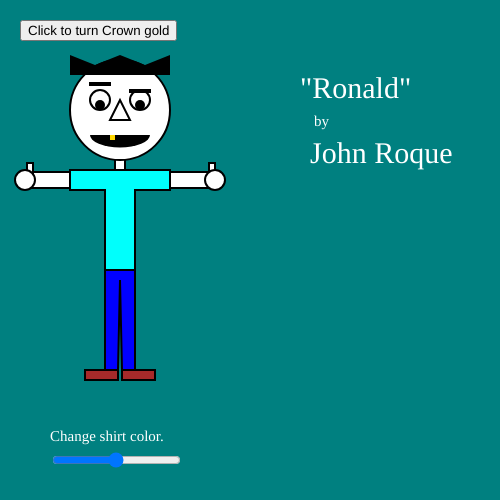
Frame 1 (no input)
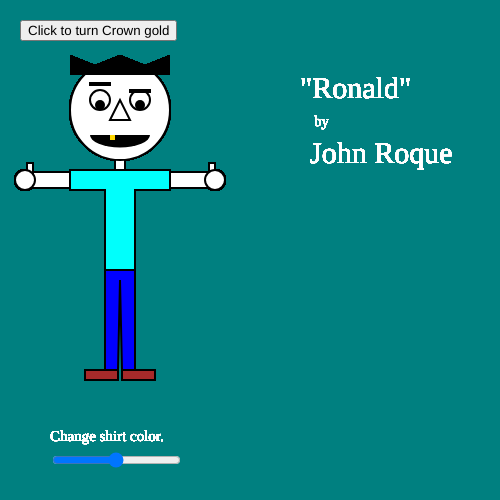
Frame 60 (no input)
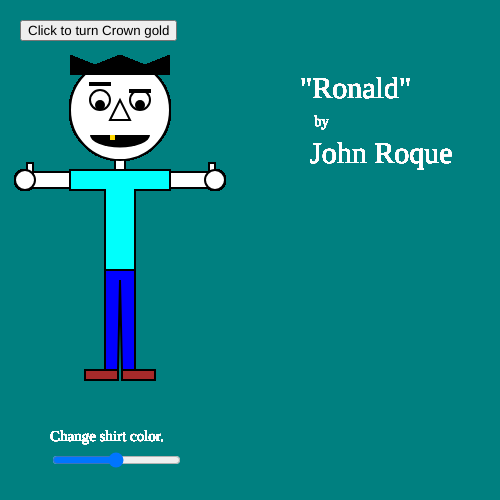
Frame 120 (the mouse pressed at the canvas centre since frame 60)

The p5.js sketch that drew these frames (run headless with seeded random() and noise() and a simulated clock; from frame 60 on, the mouse is pressed at the canvas centre):

// p5.js sketch
// ── sketch.js
var myName = "John Roque"
var neckWidth = 10;
var neckHeight = 15;
var thumbWidth = 6;
var thumbLength = 10;
var handSize = 20;
var headSize = 100;
var eyeSize = 20;
var pupilSize = 10;
var mouthWidth = 60;
var mouthHeight = 25;
var goldToothSize = 5;

var crownButton;
var crownColor = "black";
//character center point (x-coordinate): 120

let slider;

function setup() {
  // put setup code here
  createCanvas(500,500);
  background("teal");

  crownButton = createButton("Click to turn Crown gold");
  crownButton.position(20,20);
  crownButton.mousePressed(function(){
  //your action goes here
  //the button mousepressed function is tied to the general mousepressed function
  crownColor = "gold";
  });


  slider = createSlider(0,255,127);
  slider.position(50,450);

}

function draw() {
  //title
  fill("faceColor");
  textSize(30);
  textFont('Calibri');
  text('"Ronald"',300,75,200,200); // Text wraps within text box

  fill("white");
  textSize(15);
  textFont('Calibri');
  text("by",314,115,200,200); // Text wraps within text box

  fill("white");
  textSize(30);
  textFont('Calibri');
  text(myName,310,140,200,200); // Text wraps within text box

  fill("white");
  textSize(15);
  textFont('Calibri');
  text("Change shirt color.",50,430,200,200); // Text wraps within text box

  //body
  fill("white");
  strokeWeight(2);
  rect(115,155,neckWidth,neckHeight);//neck

  rect(30,172,180,16);//arms

  rect(27,163,thumbWidth,thumbLength);//left thumb
  rect(209,163,thumbWidth,thumbLength);//right thumb
  ellipse(25,180,handSize,handSize);//left hand
  ellipse(215,180,handSize,handSize);//right hand

  //clothes
  //shirt
  //fill("orange");
  strokeWeight(2);
  colorMode(HSB, 255);
  // slider has a range between 0 and 255 with a starting value of 127
  // Set the hue according to the slider
  fill(slider.value(), 255, 255);
  rect(105,170,30,100);//shirt torso - back
  rect(70,170,100,20);//shirt sleeves
  strokeWeight(0);
  rect(106,172,28,96);//shirt torso - front

  //pants
  fill("blue");
  strokeWeight(2);
  rect(105,270,30,100);//pants
  fill("teal");
  triangle(118,370,120,280,122,370);//pants split

  //shoes
  fill("brown");
  strokeWeight(2);
  rect(85,370,70,10);//shoes
  fill("teal");
  rect(118,370,4,10);//gap b/t shoes - back
  strokeWeight(0);
  rect(119,368,2,14);//gap b/t shoes - front

  //head
  fill("white");
  strokeWeight(2);
  ellipse(120,110,100,100);//head shape

  ellipse(100,100,eyeSize,eyeSize);//left eye

  ellipse(140,100,eyeSize,eyeSize);//right eye

  strokeWeight(pupilSize);
  point(100,105);//left pupil

  point(140,105);//right pupil

  strokeWeight(2);
  rect(90,83,eyeSize,2);//left eyebrow

  rect(130,90,eyeSize,2);//right eyebrow

  strokeWeight(2);
  triangle(110,120,120,100,130,120);//nose

  fill("black");
  strokeWeight(0);
  arc(120,135,mouthWidth,mouthHeight,0,PI);//mouth

  fill("gold");
  rect(110,135,goldToothSize,goldToothSize);//gold tooth

  //interaction
  //crown
  fill(crownColor);
  strokeWeight(0);
  triangle(70,75,70,55,120,75);//crown piece left
  triangle(170,75,170,55,120,75);//crown piece right
  triangle(70,75,120,55,170,75);//crown piece center
}//end of draw
